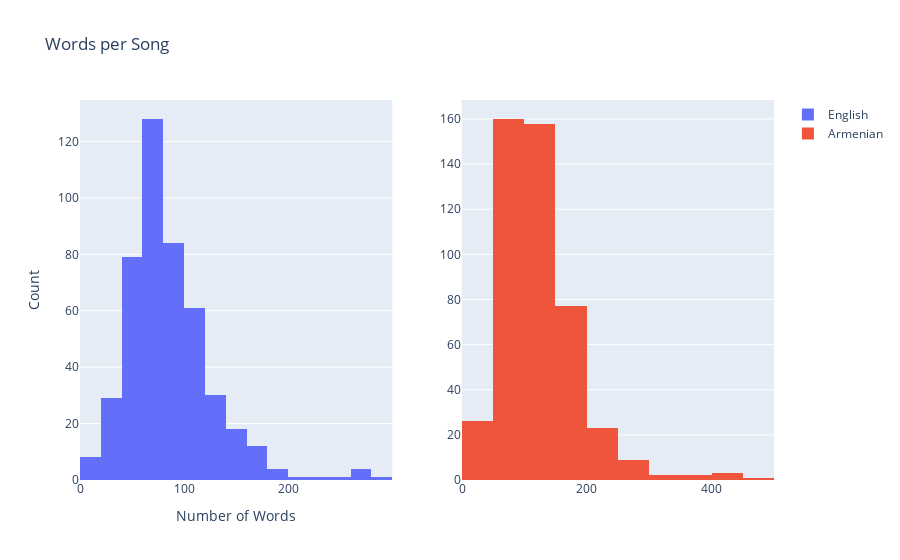

Source (notebook cell):
### Code cell
from plotly.subplots import make_subplots

# Create two subplots
fig = make_subplots(rows=1, cols=2)

# Plot for n_tokens_en
fig.add_trace(
    go.Histogram(x=df['n_stems_en'], nbinsx=20, name='English'),
    row=1, col=1
)

# Plot for n_tokens_hy
fig.add_trace(
    go.Histogram(x=df['n_tokens_hy'], nbinsx=20, name='Armenian'),
    row=1, col=2
)

# Update layout
fig.update_layout(
    title='Words per Song',
    xaxis=dict(title='Number of Words'),
    yaxis=dict(title='Count'),
    barmode='overlay'
)

# Show the plot
fig.show()

### Figure 1 — Plotly figure (JSON) as saved in the notebook; plotly's stock layout.template omitted (floating-point values rounded to 4 significant figures; data arrays with more than 128 entries replaced by an {"elided": "..."} marker saying what was removed)
{"data": [{"name": "English", "nbinsx": 20, "type": "histogram", "x": {"elided": "461 int values"}, "xaxis": "x", "yaxis": "y"}, {"name": "Armenian", "nbinsx": 20, "type": "histogram", "x": {"elided": "461 int values"}, "xaxis": "x2", "yaxis": "y2"}], "layout": {"barmode": "overlay", "title": {"text": "Words per Song"}, "xaxis": {"anchor": "y", "domain": [0, 0.45], "title": {"text": "Number of Words"}}, "xaxis2": {"anchor": "y2", "domain": [0.55, 1]}, "yaxis": {"anchor": "x", "domain": [0, 1], "title": {"text": "Count"}}, "yaxis2": {"anchor": "x2", "domain": [0, 1]}}}
